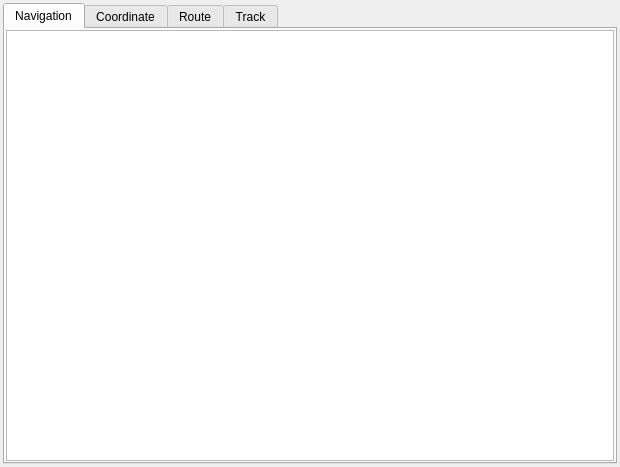
<?xml version="1.0" encoding="UTF-8"?>
<ui version="4.0">
 <class>SAIL_MapNavigationWidget</class>
 <widget class="RB_Widget" name="SAIL_MapNavigationWidget">
  <property name="geometry">
   <rect>
    <x>0</x>
    <y>0</y>
    <width>620</width>
    <height>467</height>
   </rect>
  </property>
  <property name="windowTitle">
   <string>Form</string>
  </property>
  <layout class="QGridLayout" name="gridLayout_10">
   <property name="leftMargin">
    <number>3</number>
   </property>
   <property name="topMargin">
    <number>3</number>
   </property>
   <property name="rightMargin">
    <number>3</number>
   </property>
   <property name="bottomMargin">
    <number>3</number>
   </property>
   <property name="spacing">
    <number>3</number>
   </property>
   <item row="0" column="0">
    <widget class="QTabWidget" name="tabWidget">
     <property name="currentIndex">
      <number>0</number>
     </property>
     <widget class="QWidget" name="tabNavigation">
      <attribute name="title">
       <string>Navigation</string>
      </attribute>
      <layout class="QGridLayout" name="gridLayout_4">
       <property name="leftMargin">
        <number>1</number>
       </property>
       <property name="topMargin">
        <number>1</number>
       </property>
       <property name="rightMargin">
        <number>1</number>
       </property>
       <property name="bottomMargin">
        <number>1</number>
       </property>
       <property name="spacing">
        <number>1</number>
       </property>
       <item row="0" column="0">
        <widget class="QGraphicsView" name="gv"/>
       </item>
      </layout>
     </widget>
     <widget class="QWidget" name="tabCoordinate">
      <attribute name="title">
       <string>Coordinate</string>
      </attribute>
      <layout class="QGridLayout" name="gridLayout_3">
       <property name="leftMargin">
        <number>3</number>
       </property>
       <property name="topMargin">
        <number>3</number>
       </property>
       <property name="rightMargin">
        <number>3</number>
       </property>
       <property name="bottomMargin">
        <number>3</number>
       </property>
       <property name="spacing">
        <number>3</number>
       </property>
       <item row="0" column="0" colspan="2">
        <widget class="QGroupBox" name="gbCoordinate">
         <property name="title">
          <string>Coordinate List</string>
         </property>
         <layout class="QGridLayout" name="gridLayout">
          <property name="leftMargin">
           <number>3</number>
          </property>
          <property name="topMargin">
           <number>3</number>
          </property>
          <property name="rightMargin">
           <number>3</number>
          </property>
          <property name="bottomMargin">
           <number>3</number>
          </property>
          <property name="spacing">
           <number>3</number>
          </property>
          <item row="0" column="0">
           <layout class="QHBoxLayout" name="horizontalLayout">
            <property name="spacing">
             <number>1</number>
            </property>
            <item>
             <widget class="QToolButton" name="pbAddCoordinate">
              <property name="minimumSize">
               <size>
                <width>24</width>
                <height>24</height>
               </size>
              </property>
              <property name="maximumSize">
               <size>
                <width>24</width>
                <height>24</height>
               </size>
              </property>
              <property name="text">
               <string/>
              </property>
              <property name="icon">
               <iconset resource="../../../db/src/gui/db.qrc">
                <normaloff>:/images/icons/add.png</normaloff>:/images/icons/add.png</iconset>
              </property>
             </widget>
            </item>
            <item>
             <widget class="QToolButton" name="pbDeleteCoordinate">
              <property name="minimumSize">
               <size>
                <width>24</width>
                <height>24</height>
               </size>
              </property>
              <property name="maximumSize">
               <size>
                <width>24</width>
                <height>24</height>
               </size>
              </property>
              <property name="text">
               <string/>
              </property>
              <property name="icon">
               <iconset resource="../../../db/src/gui/db.qrc">
                <normaloff>:/images/icons/delete.png</normaloff>:/images/icons/delete.png</iconset>
              </property>
             </widget>
            </item>
            <item>
             <spacer name="horizontalSpacer_3">
              <property name="orientation">
               <enum>Qt::Horizontal</enum>
              </property>
              <property name="sizeType">
               <enum>QSizePolicy::Fixed</enum>
              </property>
              <property name="sizeHint" stdset="0">
               <size>
                <width>10</width>
                <height>20</height>
               </size>
              </property>
             </spacer>
            </item>
            <item>
             <widget class="QToolButton" name="pbSaveCoordinate">
              <property name="minimumSize">
               <size>
                <width>24</width>
                <height>24</height>
               </size>
              </property>
              <property name="maximumSize">
               <size>
                <width>24</width>
                <height>24</height>
               </size>
              </property>
              <property name="text">
               <string/>
              </property>
              <property name="icon">
               <iconset resource="../../../db/src/gui/db.qrc">
                <normaloff>:/images/icons/database_save.png</normaloff>:/images/icons/database_save.png</iconset>
              </property>
             </widget>
            </item>
            <item>
             <widget class="QLineEdit" name="leFilter">
              <property name="placeholderText">
               <string>Filter</string>
              </property>
             </widget>
            </item>
            <item>
             <widget class="QToolButton" name="pbFilterOn">
              <property name="minimumSize">
               <size>
                <width>24</width>
                <height>24</height>
               </size>
              </property>
              <property name="maximumSize">
               <size>
                <width>24</width>
                <height>24</height>
               </size>
              </property>
              <property name="text">
               <string/>
              </property>
              <property name="icon">
               <iconset resource="../../../db/src/gui/db.qrc">
                <normaloff>:/images/icons/filter.png</normaloff>:/images/icons/filter.png</iconset>
              </property>
             </widget>
            </item>
            <item>
             <widget class="QToolButton" name="pbFilterOff">
              <property name="minimumSize">
               <size>
                <width>24</width>
                <height>24</height>
               </size>
              </property>
              <property name="maximumSize">
               <size>
                <width>24</width>
                <height>24</height>
               </size>
              </property>
              <property name="text">
               <string/>
              </property>
              <property name="icon">
               <iconset resource="../../../db/src/gui/db.qrc">
                <normaloff>:/images/icons/filter_empty.png</normaloff>:/images/icons/filter_empty.png</iconset>
              </property>
             </widget>
            </item>
            <item>
             <spacer name="horizontalSpacer">
              <property name="orientation">
               <enum>Qt::Horizontal</enum>
              </property>
              <property name="sizeHint" stdset="0">
               <size>
                <width>40</width>
                <height>20</height>
               </size>
              </property>
             </spacer>
            </item>
            <item>
             <widget class="QLabel" name="label">
              <property name="text">
               <string>Click to select or [F2] to edit</string>
              </property>
             </widget>
            </item>
           </layout>
          </item>
          <item row="1" column="0">
           <widget class="QTableView" name="tvCoordinate"/>
          </item>
         </layout>
        </widget>
       </item>
       <item row="1" column="0">
        <layout class="QFormLayout" name="formLayout">
         <property name="sizeConstraint">
          <enum>QLayout::SetDefaultConstraint</enum>
         </property>
         <property name="labelAlignment">
          <set>Qt::AlignRight|Qt::AlignTrailing|Qt::AlignVCenter</set>
         </property>
         <property name="horizontalSpacing">
          <number>3</number>
         </property>
         <property name="verticalSpacing">
          <number>3</number>
         </property>
         <item row="0" column="0">
          <widget class="QLabel" name="label_2">
           <property name="text">
            <string>Name</string>
           </property>
          </widget>
         </item>
         <item row="0" column="1">
          <widget class="QLineEdit" name="leCoordinateName">
           <property name="sizePolicy">
            <sizepolicy hsizetype="Fixed" vsizetype="Fixed">
             <horstretch>0</horstretch>
             <verstretch>0</verstretch>
            </sizepolicy>
           </property>
           <property name="minimumSize">
            <size>
             <width>0</width>
             <height>0</height>
            </size>
           </property>
           <property name="maximumSize">
            <size>
             <width>16777215</width>
             <height>16777215</height>
            </size>
           </property>
          </widget>
         </item>
         <item row="1" column="0">
          <widget class="QLabel" name="label_3">
           <property name="text">
            <string>Comment</string>
           </property>
          </widget>
         </item>
         <item row="1" column="1">
          <widget class="QLineEdit" name="leCoordinateComment">
           <property name="minimumSize">
            <size>
             <width>0</width>
             <height>0</height>
            </size>
           </property>
           <property name="maximumSize">
            <size>
             <width>16777215</width>
             <height>16777215</height>
            </size>
           </property>
          </widget>
         </item>
         <item row="2" column="0">
          <widget class="QLabel" name="label_4">
           <property name="text">
            <string>Symbol</string>
           </property>
          </widget>
         </item>
         <item row="2" column="1">
          <widget class="RB_IdxLineEdit" name="ileSymbol"/>
         </item>
        </layout>
       </item>
       <item row="1" column="1">
        <widget class="QGroupBox" name="groupBox">
         <property name="sizePolicy">
          <sizepolicy hsizetype="Minimum" vsizetype="Preferred">
           <horstretch>0</horstretch>
           <verstretch>0</verstretch>
          </sizepolicy>
         </property>
         <property name="minimumSize">
          <size>
           <width>0</width>
           <height>0</height>
          </size>
         </property>
         <property name="maximumSize">
          <size>
           <width>16777215</width>
           <height>16777215</height>
          </size>
         </property>
         <property name="title">
          <string>Coordinate</string>
         </property>
         <layout class="QGridLayout" name="gridLayout_2">
          <property name="spacing">
           <number>3</number>
          </property>
          <item row="0" column="0">
           <widget class="QLabel" name="label_7">
            <property name="text">
             <string>Latitude</string>
            </property>
            <property name="alignment">
             <set>Qt::AlignRight|Qt::AlignTrailing|Qt::AlignVCenter</set>
            </property>
           </widget>
          </item>
          <item row="0" column="1">
           <widget class="QLineEdit" name="leLatitude">
            <property name="minimumSize">
             <size>
              <width>90</width>
              <height>0</height>
             </size>
            </property>
            <property name="maximumSize">
             <size>
              <width>90</width>
              <height>16777215</height>
             </size>
            </property>
            <property name="inputMask">
             <string/>
            </property>
            <property name="text">
             <string/>
            </property>
            <property name="alignment">
             <set>Qt::AlignRight|Qt::AlignTrailing|Qt::AlignVCenter</set>
            </property>
            <property name="placeholderText">
             <string>00°00.0000N</string>
            </property>
           </widget>
          </item>
          <item row="1" column="0">
           <widget class="QLabel" name="label_8">
            <property name="text">
             <string>Longitude</string>
            </property>
            <property name="alignment">
             <set>Qt::AlignRight|Qt::AlignTrailing|Qt::AlignVCenter</set>
            </property>
           </widget>
          </item>
          <item row="1" column="1">
           <widget class="QLineEdit" name="leLongitude">
            <property name="minimumSize">
             <size>
              <width>90</width>
              <height>0</height>
             </size>
            </property>
            <property name="maximumSize">
             <size>
              <width>90</width>
              <height>16777215</height>
             </size>
            </property>
            <property name="inputMask">
             <string/>
            </property>
            <property name="text">
             <string/>
            </property>
            <property name="alignment">
             <set>Qt::AlignRight|Qt::AlignTrailing|Qt::AlignVCenter</set>
            </property>
            <property name="placeholderText">
             <string>000°00.0000E</string>
            </property>
           </widget>
          </item>
          <item row="0" column="3">
           <widget class="QLineEdit" name="leLatDecimal">
            <property name="maximumSize">
             <size>
              <width>120</width>
              <height>16777215</height>
             </size>
            </property>
            <property name="inputMask">
             <string/>
            </property>
            <property name="text">
             <string/>
            </property>
            <property name="alignment">
             <set>Qt::AlignLeading|Qt::AlignLeft|Qt::AlignVCenter</set>
            </property>
            <property name="readOnly">
             <bool>true</bool>
            </property>
            <property name="placeholderText">
             <string>+0.0</string>
            </property>
           </widget>
          </item>
          <item row="1" column="3">
           <widget class="QLineEdit" name="leLongDecimal">
            <property name="maximumSize">
             <size>
              <width>120</width>
              <height>16777215</height>
             </size>
            </property>
            <property name="inputMask">
             <string/>
            </property>
            <property name="text">
             <string/>
            </property>
            <property name="alignment">
             <set>Qt::AlignLeading|Qt::AlignLeft|Qt::AlignVCenter</set>
            </property>
            <property name="readOnly">
             <bool>true</bool>
            </property>
            <property name="placeholderText">
             <string>+0.0</string>
            </property>
           </widget>
          </item>
          <item row="0" column="2">
           <widget class="QLabel" name="label_19">
            <property name="text">
             <string>(in decimal)</string>
            </property>
           </widget>
          </item>
          <item row="1" column="2">
           <widget class="QLabel" name="label_20">
            <property name="text">
             <string>(in decimal)</string>
            </property>
           </widget>
          </item>
         </layout>
        </widget>
       </item>
      </layout>
     </widget>
     <widget class="QWidget" name="tabRoute">
      <attribute name="title">
       <string>Route</string>
      </attribute>
      <layout class="QGridLayout" name="gridLayout_8">
       <property name="leftMargin">
        <number>3</number>
       </property>
       <property name="topMargin">
        <number>3</number>
       </property>
       <property name="rightMargin">
        <number>3</number>
       </property>
       <property name="bottomMargin">
        <number>3</number>
       </property>
       <property name="spacing">
        <number>3</number>
       </property>
       <item row="0" column="0">
        <widget class="QSplitter" name="splitter">
         <property name="frameShape">
          <enum>QFrame::NoFrame</enum>
         </property>
         <property name="frameShadow">
          <enum>QFrame::Plain</enum>
         </property>
         <property name="lineWidth">
          <number>1</number>
         </property>
         <property name="midLineWidth">
          <number>1</number>
         </property>
         <property name="orientation">
          <enum>Qt::Vertical</enum>
         </property>
         <property name="opaqueResize">
          <bool>true</bool>
         </property>
         <property name="childrenCollapsible">
          <bool>true</bool>
         </property>
         <widget class="QGroupBox" name="groupBox_2">
          <property name="title">
           <string>Route List</string>
          </property>
          <layout class="QGridLayout" name="gridLayout_5">
           <property name="leftMargin">
            <number>3</number>
           </property>
           <property name="topMargin">
            <number>3</number>
           </property>
           <property name="rightMargin">
            <number>3</number>
           </property>
           <property name="bottomMargin">
            <number>3</number>
           </property>
           <property name="spacing">
            <number>3</number>
           </property>
           <item row="0" column="0">
            <layout class="QHBoxLayout" name="horizontalLayout_2">
             <property name="spacing">
              <number>1</number>
             </property>
             <item>
              <widget class="QToolButton" name="pbAddRoute">
               <property name="minimumSize">
                <size>
                 <width>24</width>
                 <height>24</height>
                </size>
               </property>
               <property name="maximumSize">
                <size>
                 <width>24</width>
                 <height>24</height>
                </size>
               </property>
               <property name="text">
                <string/>
               </property>
               <property name="icon">
                <iconset resource="../../../db/src/gui/db.qrc">
                 <normaloff>:/images/icons/add.png</normaloff>:/images/icons/add.png</iconset>
               </property>
              </widget>
             </item>
             <item>
              <widget class="QToolButton" name="pbDeleteRoute">
               <property name="minimumSize">
                <size>
                 <width>24</width>
                 <height>24</height>
                </size>
               </property>
               <property name="maximumSize">
                <size>
                 <width>24</width>
                 <height>24</height>
                </size>
               </property>
               <property name="text">
                <string/>
               </property>
               <property name="icon">
                <iconset resource="../../../db/src/gui/db.qrc">
                 <normaloff>:/images/icons/delete.png</normaloff>:/images/icons/delete.png</iconset>
               </property>
              </widget>
             </item>
             <item>
              <spacer name="horizontalSpacer_7">
               <property name="orientation">
                <enum>Qt::Horizontal</enum>
               </property>
               <property name="sizeType">
                <enum>QSizePolicy::Fixed</enum>
               </property>
               <property name="sizeHint" stdset="0">
                <size>
                 <width>10</width>
                 <height>20</height>
                </size>
               </property>
              </spacer>
             </item>
             <item>
              <widget class="QToolButton" name="pbSaveRoute">
               <property name="minimumSize">
                <size>
                 <width>24</width>
                 <height>24</height>
                </size>
               </property>
               <property name="maximumSize">
                <size>
                 <width>24</width>
                 <height>24</height>
                </size>
               </property>
               <property name="text">
                <string/>
               </property>
               <property name="icon">
                <iconset resource="../../../db/src/gui/db.qrc">
                 <normaloff>:/images/icons/database_save.png</normaloff>:/images/icons/database_save.png</iconset>
               </property>
              </widget>
             </item>
             <item>
              <spacer name="horizontalSpacer_2">
               <property name="orientation">
                <enum>Qt::Horizontal</enum>
               </property>
               <property name="sizeHint" stdset="0">
                <size>
                 <width>40</width>
                 <height>20</height>
                </size>
               </property>
              </spacer>
             </item>
             <item>
              <widget class="QLabel" name="label_5">
               <property name="text">
                <string>Click to select or [F2] to edit</string>
               </property>
              </widget>
             </item>
            </layout>
           </item>
           <item row="2" column="0">
            <layout class="QHBoxLayout" name="horizontalLayout_3">
             <property name="spacing">
              <number>3</number>
             </property>
             <item>
              <widget class="QLabel" name="label_6">
               <property name="text">
                <string>Route Name</string>
               </property>
              </widget>
             </item>
             <item>
              <widget class="QLineEdit" name="leRouteName"/>
             </item>
             <item>
              <widget class="QLabel" name="label_9">
               <property name="text">
                <string>Comment</string>
               </property>
              </widget>
             </item>
             <item>
              <widget class="QLineEdit" name="leRouteComment"/>
             </item>
            </layout>
           </item>
           <item row="1" column="0">
            <widget class="QTableView" name="tvRoute"/>
           </item>
          </layout>
         </widget>
         <widget class="QGroupBox" name="groupBox_3">
          <property name="title">
           <string>Coordinate List</string>
          </property>
          <layout class="QGridLayout" name="gridLayout_7">
           <property name="leftMargin">
            <number>3</number>
           </property>
           <property name="topMargin">
            <number>3</number>
           </property>
           <property name="rightMargin">
            <number>3</number>
           </property>
           <property name="bottomMargin">
            <number>3</number>
           </property>
           <property name="spacing">
            <number>3</number>
           </property>
           <item row="0" column="0">
            <layout class="QHBoxLayout" name="horizontalLayout_4">
             <property name="spacing">
              <number>1</number>
             </property>
             <item>
              <widget class="QToolButton" name="pbAddRouteCoordinate">
               <property name="minimumSize">
                <size>
                 <width>24</width>
                 <height>24</height>
                </size>
               </property>
               <property name="maximumSize">
                <size>
                 <width>24</width>
                 <height>24</height>
                </size>
               </property>
               <property name="text">
                <string/>
               </property>
               <property name="icon">
                <iconset resource="../../../db/src/gui/db.qrc">
                 <normaloff>:/images/icons/add.png</normaloff>:/images/icons/add.png</iconset>
               </property>
              </widget>
             </item>
             <item>
              <widget class="QToolButton" name="pbDeleteRouteCoordinate">
               <property name="minimumSize">
                <size>
                 <width>24</width>
                 <height>24</height>
                </size>
               </property>
               <property name="maximumSize">
                <size>
                 <width>24</width>
                 <height>24</height>
                </size>
               </property>
               <property name="text">
                <string/>
               </property>
               <property name="icon">
                <iconset resource="../../../db/src/gui/db.qrc">
                 <normaloff>:/images/icons/delete.png</normaloff>:/images/icons/delete.png</iconset>
               </property>
              </widget>
             </item>
             <item>
              <spacer name="horizontalSpacer_4">
               <property name="orientation">
                <enum>Qt::Horizontal</enum>
               </property>
               <property name="sizeHint" stdset="0">
                <size>
                 <width>40</width>
                 <height>20</height>
                </size>
               </property>
              </spacer>
             </item>
             <item>
              <widget class="QLabel" name="label_10">
               <property name="text">
                <string>Click to select or [F2] to edit</string>
               </property>
              </widget>
             </item>
            </layout>
           </item>
           <item row="1" column="0" colspan="2">
            <widget class="QTableView" name="tvRouteCoordinate"/>
           </item>
           <item row="2" column="0">
            <layout class="QFormLayout" name="formLayout_2">
             <property name="labelAlignment">
              <set>Qt::AlignRight|Qt::AlignTrailing|Qt::AlignVCenter</set>
             </property>
             <property name="horizontalSpacing">
              <number>3</number>
             </property>
             <property name="verticalSpacing">
              <number>3</number>
             </property>
             <item row="0" column="0">
              <widget class="QLabel" name="label_11">
               <property name="text">
                <string>Sequence No</string>
               </property>
               <property name="alignment">
                <set>Qt::AlignRight|Qt::AlignTrailing|Qt::AlignVCenter</set>
               </property>
              </widget>
             </item>
             <item row="0" column="1">
              <widget class="QLineEdit" name="leSequenceNumber">
               <property name="minimumSize">
                <size>
                 <width>50</width>
                 <height>0</height>
                </size>
               </property>
               <property name="maximumSize">
                <size>
                 <width>100</width>
                 <height>16777215</height>
                </size>
               </property>
              </widget>
             </item>
             <item row="1" column="0">
              <widget class="QLabel" name="label_13">
               <property name="text">
                <string>Coordinate</string>
               </property>
               <property name="alignment">
                <set>Qt::AlignRight|Qt::AlignTrailing|Qt::AlignVCenter</set>
               </property>
              </widget>
             </item>
             <item row="1" column="1">
              <widget class="RB_IdxLineEdit" name="ileRouteCoordinate">
               <property name="minimumSize">
                <size>
                 <width>100</width>
                 <height>0</height>
                </size>
               </property>
               <property name="maximumSize">
                <size>
                 <width>200</width>
                 <height>16777215</height>
                </size>
               </property>
              </widget>
             </item>
             <item row="2" column="0">
              <widget class="QLabel" name="label_12">
               <property name="text">
                <string>Comment</string>
               </property>
               <property name="alignment">
                <set>Qt::AlignRight|Qt::AlignTrailing|Qt::AlignVCenter</set>
               </property>
              </widget>
             </item>
             <item row="2" column="1">
              <widget class="QLineEdit" name="leRouteCoordinateComment"/>
             </item>
            </layout>
           </item>
           <item row="2" column="1">
            <widget class="QGroupBox" name="gbRouteCalculation">
             <property name="sizePolicy">
              <sizepolicy hsizetype="Minimum" vsizetype="Preferred">
               <horstretch>0</horstretch>
               <verstretch>0</verstretch>
              </sizepolicy>
             </property>
             <property name="title">
              <string>Calculation (Select coordinates for detail route calculation)</string>
             </property>
             <layout class="QGridLayout" name="gridLayout_6">
              <property name="leftMargin">
               <number>3</number>
              </property>
              <property name="topMargin">
               <number>3</number>
              </property>
              <property name="rightMargin">
               <number>3</number>
              </property>
              <property name="bottomMargin">
               <number>3</number>
              </property>
              <property name="spacing">
               <number>3</number>
              </property>
              <item row="0" column="0">
               <widget class="QLabel" name="label_22">
                <property name="text">
                 <string>Wind Direction From</string>
                </property>
                <property name="alignment">
                 <set>Qt::AlignRight|Qt::AlignTrailing|Qt::AlignVCenter</set>
                </property>
               </widget>
              </item>
              <item row="0" column="1">
               <layout class="QHBoxLayout" name="horizontalLayout_6">
                <property name="spacing">
                 <number>3</number>
                </property>
                <item>
                 <widget class="QLineEdit" name="leWindDirectionFrom">
                  <property name="minimumSize">
                   <size>
                    <width>50</width>
                    <height>0</height>
                   </size>
                  </property>
                  <property name="maximumSize">
                   <size>
                    <width>100</width>
                    <height>16777215</height>
                   </size>
                  </property>
                 </widget>
                </item>
                <item>
                 <widget class="QToolButton" name="pbCalcRoute">
                  <property name="minimumSize">
                   <size>
                    <width>24</width>
                    <height>24</height>
                   </size>
                  </property>
                  <property name="maximumSize">
                   <size>
                    <width>24</width>
                    <height>24</height>
                   </size>
                  </property>
                  <property name="toolTip">
                   <string>Calculate distance and duration</string>
                  </property>
                  <property name="text">
                   <string/>
                  </property>
                  <property name="icon">
                   <iconset resource="../../../db/src/gui/db.qrc">
                    <normaloff>:/images/icons/calculator.png</normaloff>:/images/icons/calculator.png</iconset>
                  </property>
                 </widget>
                </item>
                <item>
                 <spacer name="horizontalSpacer_5">
                  <property name="orientation">
                   <enum>Qt::Horizontal</enum>
                  </property>
                  <property name="sizeHint" stdset="0">
                   <size>
                    <width>40</width>
                    <height>20</height>
                   </size>
                  </property>
                 </spacer>
                </item>
               </layout>
              </item>
              <item row="1" column="0">
               <widget class="QLabel" name="label_23">
                <property name="text">
                 <string>Calculated Distance</string>
                </property>
                <property name="alignment">
                 <set>Qt::AlignRight|Qt::AlignTrailing|Qt::AlignVCenter</set>
                </property>
               </widget>
              </item>
              <item row="1" column="1">
               <widget class="QLineEdit" name="leCalculatedDistance">
                <property name="minimumSize">
                 <size>
                  <width>50</width>
                  <height>0</height>
                 </size>
                </property>
                <property name="maximumSize">
                 <size>
                  <width>100</width>
                  <height>16777215</height>
                 </size>
                </property>
               </widget>
              </item>
              <item row="2" column="0">
               <widget class="QLabel" name="label_24">
                <property name="text">
                 <string>Calculated Duration</string>
                </property>
                <property name="alignment">
                 <set>Qt::AlignRight|Qt::AlignTrailing|Qt::AlignVCenter</set>
                </property>
               </widget>
              </item>
              <item row="2" column="1">
               <widget class="QLineEdit" name="leCalculatedDuration">
                <property name="minimumSize">
                 <size>
                  <width>50</width>
                  <height>0</height>
                 </size>
                </property>
                <property name="maximumSize">
                 <size>
                  <width>100</width>
                  <height>16777215</height>
                 </size>
                </property>
               </widget>
              </item>
             </layout>
            </widget>
           </item>
          </layout>
         </widget>
        </widget>
       </item>
       <item row="1" column="0">
        <widget class="Line" name="line">
         <property name="orientation">
          <enum>Qt::Horizontal</enum>
         </property>
        </widget>
       </item>
      </layout>
     </widget>
     <widget class="QWidget" name="tabTrack">
      <attribute name="title">
       <string>Track</string>
      </attribute>
      <layout class="QGridLayout" name="gridLayout_12">
       <property name="leftMargin">
        <number>3</number>
       </property>
       <property name="topMargin">
        <number>3</number>
       </property>
       <property name="rightMargin">
        <number>3</number>
       </property>
       <property name="bottomMargin">
        <number>3</number>
       </property>
       <property name="spacing">
        <number>3</number>
       </property>
       <item row="0" column="0">
        <widget class="QGroupBox" name="groupBox_4">
         <property name="title">
          <string>Track List</string>
         </property>
         <layout class="QGridLayout" name="gridLayout_9">
          <property name="leftMargin">
           <number>3</number>
          </property>
          <property name="topMargin">
           <number>3</number>
          </property>
          <property name="rightMargin">
           <number>3</number>
          </property>
          <property name="bottomMargin">
           <number>3</number>
          </property>
          <property name="spacing">
           <number>3</number>
          </property>
          <item row="0" column="0">
           <layout class="QHBoxLayout" name="horizontalLayout_5">
            <property name="spacing">
             <number>1</number>
            </property>
            <item>
             <widget class="QToolButton" name="pbAddTrack">
              <property name="minimumSize">
               <size>
                <width>24</width>
                <height>24</height>
               </size>
              </property>
              <property name="maximumSize">
               <size>
                <width>24</width>
                <height>24</height>
               </size>
              </property>
              <property name="text">
               <string/>
              </property>
              <property name="icon">
               <iconset resource="../../../db/src/gui/db.qrc">
                <normaloff>:/images/icons/add.png</normaloff>:/images/icons/add.png</iconset>
              </property>
             </widget>
            </item>
            <item>
             <widget class="QToolButton" name="pbDeleteTrack">
              <property name="minimumSize">
               <size>
                <width>24</width>
                <height>24</height>
               </size>
              </property>
              <property name="maximumSize">
               <size>
                <width>24</width>
                <height>24</height>
               </size>
              </property>
              <property name="text">
               <string/>
              </property>
              <property name="icon">
               <iconset resource="../../../db/src/gui/db.qrc">
                <normaloff>:/images/icons/delete.png</normaloff>:/images/icons/delete.png</iconset>
              </property>
             </widget>
            </item>
            <item>
             <spacer name="horizontalSpacer_8">
              <property name="orientation">
               <enum>Qt::Horizontal</enum>
              </property>
              <property name="sizeType">
               <enum>QSizePolicy::Fixed</enum>
              </property>
              <property name="sizeHint" stdset="0">
               <size>
                <width>10</width>
                <height>20</height>
               </size>
              </property>
             </spacer>
            </item>
            <item>
             <widget class="QToolButton" name="pbSaveTrack">
              <property name="text">
               <string/>
              </property>
              <property name="icon">
               <iconset resource="../../../db/src/gui/db.qrc">
                <normaloff>:/images/icons/database_save.png</normaloff>:/images/icons/database_save.png</iconset>
              </property>
             </widget>
            </item>
            <item>
             <spacer name="horizontalSpacer_6">
              <property name="orientation">
               <enum>Qt::Horizontal</enum>
              </property>
              <property name="sizeHint" stdset="0">
               <size>
                <width>40</width>
                <height>20</height>
               </size>
              </property>
             </spacer>
            </item>
            <item>
             <widget class="QLabel" name="label_14">
              <property name="text">
               <string>Click to select or [F2] to edit</string>
              </property>
             </widget>
            </item>
           </layout>
          </item>
          <item row="1" column="0">
           <widget class="QTableView" name="tvTrack"/>
          </item>
          <item row="2" column="0">
           <layout class="QGridLayout" name="gridLayout_11">
            <property name="spacing">
             <number>3</number>
            </property>
            <item row="0" column="0">
             <widget class="QLabel" name="label_15">
              <property name="text">
               <string>Track Name</string>
              </property>
              <property name="alignment">
               <set>Qt::AlignRight|Qt::AlignTrailing|Qt::AlignVCenter</set>
              </property>
             </widget>
            </item>
            <item row="0" column="2">
             <widget class="QLabel" name="label_16">
              <property name="text">
               <string>From</string>
              </property>
              <property name="alignment">
               <set>Qt::AlignRight|Qt::AlignTrailing|Qt::AlignVCenter</set>
              </property>
             </widget>
            </item>
            <item row="1" column="0">
             <widget class="QLabel" name="label_17">
              <property name="text">
               <string>Comment</string>
              </property>
              <property name="alignment">
               <set>Qt::AlignRight|Qt::AlignTrailing|Qt::AlignVCenter</set>
              </property>
             </widget>
            </item>
            <item row="1" column="2">
             <widget class="QLabel" name="label_18">
              <property name="text">
               <string>To</string>
              </property>
              <property name="alignment">
               <set>Qt::AlignRight|Qt::AlignTrailing|Qt::AlignVCenter</set>
              </property>
             </widget>
            </item>
            <item row="0" column="4">
             <widget class="QLabel" name="label_21">
              <property name="text">
               <string>Weight Factor</string>
              </property>
             </widget>
            </item>
            <item row="0" column="1">
             <widget class="QLineEdit" name="leTrackName"/>
            </item>
            <item row="1" column="1">
             <widget class="QLineEdit" name="leTrackComment"/>
            </item>
            <item row="0" column="3">
             <widget class="RB_IdxLineEdit" name="ileTrackCoordinateFrom"/>
            </item>
            <item row="0" column="5">
             <widget class="QLineEdit" name="leWeightFactor"/>
            </item>
            <item row="1" column="3">
             <widget class="RB_IdxLineEdit" name="ileTrackCoordinateTo"/>
            </item>
           </layout>
          </item>
         </layout>
        </widget>
       </item>
      </layout>
     </widget>
    </widget>
   </item>
  </layout>
 </widget>
 <customwidgets>
  <customwidget>
   <class>RB_IdxLineEdit</class>
   <extends>QLineEdit</extends>
   <header>rb_idxlineedit.h</header>
  </customwidget>
  <customwidget>
   <class>RB_Widget</class>
   <extends>QWidget</extends>
   <header>rb_widget.h</header>
   <container>1</container>
  </customwidget>
 </customwidgets>
 <tabstops>
  <tabstop>gv</tabstop>
  <tabstop>tabWidget</tabstop>
  <tabstop>tvCoordinate</tabstop>
  <tabstop>pbAddCoordinate</tabstop>
  <tabstop>pbDeleteCoordinate</tabstop>
  <tabstop>pbSaveCoordinate</tabstop>
  <tabstop>leFilter</tabstop>
  <tabstop>pbFilterOn</tabstop>
  <tabstop>pbFilterOff</tabstop>
  <tabstop>leCoordinateName</tabstop>
  <tabstop>leCoordinateComment</tabstop>
  <tabstop>ileSymbol</tabstop>
  <tabstop>leLatitude</tabstop>
  <tabstop>leLongitude</tabstop>
  <tabstop>leLatDecimal</tabstop>
  <tabstop>leLongDecimal</tabstop>
  <tabstop>tvRoute</tabstop>
  <tabstop>pbAddRoute</tabstop>
  <tabstop>pbDeleteRoute</tabstop>
  <tabstop>pbSaveRoute</tabstop>
  <tabstop>leRouteName</tabstop>
  <tabstop>leRouteComment</tabstop>
  <tabstop>tvRouteCoordinate</tabstop>
  <tabstop>pbAddRouteCoordinate</tabstop>
  <tabstop>pbDeleteRouteCoordinate</tabstop>
  <tabstop>leSequenceNumber</tabstop>
  <tabstop>ileRouteCoordinate</tabstop>
  <tabstop>leRouteCoordinateComment</tabstop>
  <tabstop>leWindDirectionFrom</tabstop>
  <tabstop>pbCalcRoute</tabstop>
  <tabstop>leCalculatedDistance</tabstop>
  <tabstop>leCalculatedDuration</tabstop>
  <tabstop>tvTrack</tabstop>
  <tabstop>pbAddTrack</tabstop>
  <tabstop>pbDeleteTrack</tabstop>
  <tabstop>pbSaveTrack</tabstop>
  <tabstop>leTrackName</tabstop>
  <tabstop>leTrackComment</tabstop>
  <tabstop>ileTrackCoordinateFrom</tabstop>
  <tabstop>ileTrackCoordinateTo</tabstop>
  <tabstop>leWeightFactor</tabstop>
 </tabstops>
 <resources>
  <include location="../../../db/src/gui/db.qrc"/>
 </resources>
 <connections/>
</ui>
